Frame 1 (no input): blank canvas, image omitted
Frame 60 (the mouse pressed at the canvas centre just before this capture): blank canvas, image omitted
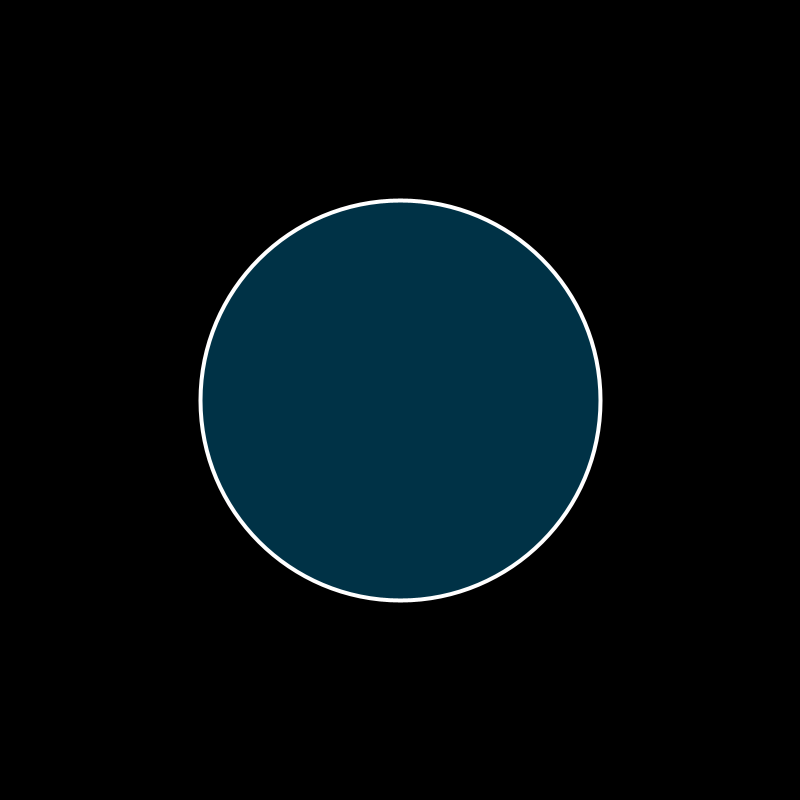
Frame 120 (the mouse held since frame 60 and released just before this capture)

The Processing sketch whose frames 1 and 60 were blank and that drew this single picture after the mouse press (run headless with seeded random() and noise(); from frame 60 on, the mouse is pressed at the canvas centre):

// Processing sketch: LSI_005_circuloSize
// ── LSI_005_circuloSize.pde
// reads on the beginnig
void setup() {
  //screen size
  size(800, 800);
}


// loops / read forever
void draw() {

//background color
background(0,0,0);

//console print
println(mouseX);

//color
fill(0,50,70);
stroke(255,255,255);
strokeWeight(4);

//circle
ellipse (400,400,mouseX,mouseX); 
}
